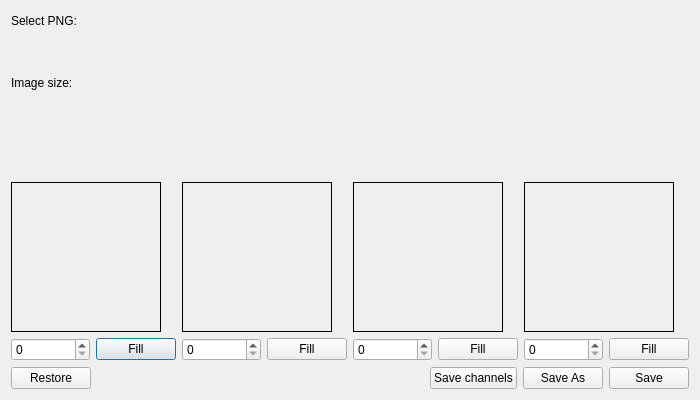
<?xml version="1.0" encoding="UTF-8"?>
<ui version="4.0">
 <class>ImageSplitter</class>
 <widget class="QDialog" name="ImageSplitter">
  <property name="windowModality">
   <enum>Qt::NonModal</enum>
  </property>
  <property name="geometry">
   <rect>
    <x>0</x>
    <y>0</y>
    <width>700</width>
    <height>400</height>
   </rect>
  </property>
  <property name="sizePolicy">
   <sizepolicy hsizetype="Expanding" vsizetype="Expanding">
    <horstretch>0</horstretch>
    <verstretch>0</verstretch>
   </sizepolicy>
  </property>
  <property name="minimumSize">
   <size>
    <width>700</width>
    <height>400</height>
   </size>
  </property>
  <property name="maximumSize">
   <size>
    <width>700</width>
    <height>400</height>
   </size>
  </property>
  <property name="windowTitle">
   <string>Image Splitter</string>
  </property>
  <property name="sizeGripEnabled">
   <bool>false</bool>
  </property>
  <property name="modal">
   <bool>false</bool>
  </property>
  <layout class="QVBoxLayout" name="verticalLayout_8">
   <item>
    <layout class="QVBoxLayout" name="verticalLayout_6">
     <item>
      <widget class="QLabel" name="label">
       <property name="maximumSize">
        <size>
         <width>16777215</width>
         <height>20</height>
        </size>
       </property>
       <property name="text">
        <string>Select PNG:</string>
       </property>
      </widget>
     </item>
     <item>
      <widget class="SelectPathWidgetBase" name="selectPathWidget" native="true">
       <property name="maximumSize">
        <size>
         <width>16777215</width>
         <height>30</height>
        </size>
       </property>
      </widget>
     </item>
     <item>
      <layout class="QHBoxLayout" name="horizontalLayout_8">
       <item>
        <widget class="QLabel" name="label_2">
         <property name="maximumSize">
          <size>
           <width>16777215</width>
           <height>20</height>
          </size>
         </property>
         <property name="text">
          <string>Image size:</string>
         </property>
        </widget>
       </item>
       <item>
        <widget class="QLabel" name="ImageSizeLbl">
         <property name="maximumSize">
          <size>
           <width>16777215</width>
           <height>20</height>
          </size>
         </property>
         <property name="text">
          <string/>
         </property>
        </widget>
       </item>
       <item>
        <spacer name="horizontalSpacer_2">
         <property name="orientation">
          <enum>Qt::Horizontal</enum>
         </property>
         <property name="sizeHint" stdset="0">
          <size>
           <width>40</width>
           <height>20</height>
          </size>
         </property>
        </spacer>
       </item>
      </layout>
     </item>
    </layout>
   </item>
   <item>
    <layout class="QHBoxLayout" name="horizontalLayout_4">
     <item>
      <layout class="QVBoxLayout" name="verticalLayout_12">
       <item>
        <widget class="QLabel" name="redIconLbl">
         <property name="text">
          <string/>
         </property>
         <property name="pixmap">
          <pixmap resource="QtIcons.qrc">:/QtIconsTextureDialog/red.png</pixmap>
         </property>
         <property name="alignment">
          <set>Qt::AlignHCenter|Qt::AlignTop</set>
         </property>
        </widget>
       </item>
       <item>
        <widget class="ImageArea" name="redImgLbl">
         <property name="minimumSize">
          <size>
           <width>150</width>
           <height>150</height>
          </size>
         </property>
         <property name="maximumSize">
          <size>
           <width>150</width>
           <height>150</height>
          </size>
         </property>
         <property name="toolTip">
          <string>Drag png or click to select file.</string>
         </property>
         <property name="frameShape">
          <enum>QFrame::Box</enum>
         </property>
         <property name="text">
          <string/>
         </property>
         <property name="alignment">
          <set>Qt::AlignCenter</set>
         </property>
        </widget>
       </item>
       <item>
        <layout class="QHBoxLayout" name="horizontalLayout_11">
         <item>
          <widget class="QSpinBox" name="redSpinBox">
           <property name="maximum">
            <number>255</number>
           </property>
          </widget>
         </item>
         <item>
          <widget class="QPushButton" name="redFillBtn">
           <property name="text">
            <string>Fill</string>
           </property>
          </widget>
         </item>
        </layout>
       </item>
      </layout>
     </item>
     <item>
      <layout class="QVBoxLayout" name="verticalLayout_7">
       <item>
        <layout class="QVBoxLayout" name="verticalLayout_10">
         <item>
          <widget class="QLabel" name="greenIconLbl">
           <property name="text">
            <string/>
           </property>
           <property name="pixmap">
            <pixmap resource="QtIcons.qrc">:/QtIconsTextureDialog/green.png</pixmap>
           </property>
           <property name="alignment">
            <set>Qt::AlignHCenter|Qt::AlignTop</set>
           </property>
          </widget>
         </item>
         <item>
          <widget class="ImageArea" name="greenImgLbl">
           <property name="minimumSize">
            <size>
             <width>150</width>
             <height>150</height>
            </size>
           </property>
           <property name="maximumSize">
            <size>
             <width>150</width>
             <height>150</height>
            </size>
           </property>
           <property name="toolTip">
            <string>Drag png or click to select file.</string>
           </property>
           <property name="frameShape">
            <enum>QFrame::Box</enum>
           </property>
           <property name="text">
            <string/>
           </property>
           <property name="alignment">
            <set>Qt::AlignCenter</set>
           </property>
          </widget>
         </item>
         <item>
          <layout class="QHBoxLayout" name="horizontalLayout_9">
           <item>
            <widget class="QSpinBox" name="greenSpinBox">
             <property name="maximum">
              <number>255</number>
             </property>
            </widget>
           </item>
           <item>
            <widget class="QPushButton" name="greenFillBtn">
             <property name="text">
              <string>Fill</string>
             </property>
            </widget>
           </item>
          </layout>
         </item>
        </layout>
       </item>
      </layout>
     </item>
     <item>
      <layout class="QVBoxLayout" name="verticalLayout_11">
       <item>
        <widget class="QLabel" name="greenIconLbl_2">
         <property name="text">
          <string/>
         </property>
         <property name="pixmap">
          <pixmap resource="QtIcons.qrc">:/QtIconsTextureDialog/blue.png</pixmap>
         </property>
         <property name="alignment">
          <set>Qt::AlignHCenter|Qt::AlignTop</set>
         </property>
        </widget>
       </item>
       <item>
        <widget class="ImageArea" name="blueImgLbl">
         <property name="minimumSize">
          <size>
           <width>150</width>
           <height>150</height>
          </size>
         </property>
         <property name="maximumSize">
          <size>
           <width>150</width>
           <height>150</height>
          </size>
         </property>
         <property name="toolTip">
          <string>Drag png or click to select file.</string>
         </property>
         <property name="frameShape">
          <enum>QFrame::Box</enum>
         </property>
         <property name="text">
          <string/>
         </property>
         <property name="alignment">
          <set>Qt::AlignCenter</set>
         </property>
        </widget>
       </item>
       <item>
        <layout class="QHBoxLayout" name="horizontalLayout_10">
         <item>
          <widget class="QSpinBox" name="blueSpinBox">
           <property name="maximum">
            <number>255</number>
           </property>
          </widget>
         </item>
         <item>
          <widget class="QPushButton" name="blueFillBtn">
           <property name="text">
            <string>Fill</string>
           </property>
          </widget>
         </item>
        </layout>
       </item>
      </layout>
     </item>
     <item>
      <layout class="QVBoxLayout" name="verticalLayout_13">
       <item>
        <widget class="QLabel" name="blackIconLbl">
         <property name="text">
          <string/>
         </property>
         <property name="pixmap">
          <pixmap resource="QtIcons.qrc">:/QtIconsTextureDialog/alpha.png</pixmap>
         </property>
         <property name="alignment">
          <set>Qt::AlignHCenter|Qt::AlignTop</set>
         </property>
        </widget>
       </item>
       <item>
        <widget class="ImageArea" name="alphaImgLbl">
         <property name="minimumSize">
          <size>
           <width>150</width>
           <height>150</height>
          </size>
         </property>
         <property name="maximumSize">
          <size>
           <width>150</width>
           <height>150</height>
          </size>
         </property>
         <property name="toolTip">
          <string>Drag png or click to select file.</string>
         </property>
         <property name="frameShape">
          <enum>QFrame::Box</enum>
         </property>
         <property name="text">
          <string/>
         </property>
         <property name="alignment">
          <set>Qt::AlignCenter</set>
         </property>
        </widget>
       </item>
       <item>
        <layout class="QHBoxLayout" name="horizontalLayout_12">
         <item>
          <widget class="QSpinBox" name="alphaSpinBox">
           <property name="maximum">
            <number>255</number>
           </property>
          </widget>
         </item>
         <item>
          <widget class="QPushButton" name="alphaFillBtn">
           <property name="text">
            <string>Fill</string>
           </property>
          </widget>
         </item>
        </layout>
       </item>
      </layout>
     </item>
    </layout>
   </item>
   <item>
    <layout class="QHBoxLayout" name="horizontalLayout_5">
     <item>
      <layout class="QVBoxLayout" name="verticalLayout_14">
       <item>
        <widget class="QPushButton" name="restoreBtn">
         <property name="maximumSize">
          <size>
           <width>100</width>
           <height>16777215</height>
          </size>
         </property>
         <property name="text">
          <string>Restore</string>
         </property>
        </widget>
       </item>
      </layout>
     </item>
     <item>
      <layout class="QHBoxLayout" name="horizontalLayout_13">
       <item>
        <spacer name="horizontalSpacer">
         <property name="orientation">
          <enum>Qt::Horizontal</enum>
         </property>
         <property name="sizeHint" stdset="0">
          <size>
           <width>40</width>
           <height>20</height>
          </size>
         </property>
        </spacer>
       </item>
       <item>
        <widget class="QPushButton" name="saveChannelsBtn">
         <property name="maximumSize">
          <size>
           <width>200</width>
           <height>16777215</height>
          </size>
         </property>
         <property name="text">
          <string>Save channels</string>
         </property>
        </widget>
       </item>
       <item>
        <widget class="QPushButton" name="saveAsBtn">
         <property name="maximumSize">
          <size>
           <width>200</width>
           <height>16777215</height>
          </size>
         </property>
         <property name="text">
          <string>Save As</string>
         </property>
        </widget>
       </item>
       <item>
        <widget class="QPushButton" name="saveBtn">
         <property name="maximumSize">
          <size>
           <width>200</width>
           <height>16777215</height>
          </size>
         </property>
         <property name="text">
          <string>Save</string>
         </property>
        </widget>
       </item>
      </layout>
     </item>
    </layout>
   </item>
  </layout>
 </widget>
 <customwidgets>
  <customwidget>
   <class>SelectPathWidgetBase</class>
   <extends>QWidget</extends>
   <header>classes/Qt/Tools/SelectPathWidget/selectpathwidgetbase.h</header>
   <container>1</container>
  </customwidget>
  <customwidget>
   <class>ImageArea</class>
   <extends>QLabel</extends>
   <header>classes/Qt/ImageSplitterDialog/ImageArea.h</header>
  </customwidget>
 </customwidgets>
 <resources>
  <include location="QtIcons.qrc"/>
 </resources>
 <connections/>
</ui>
